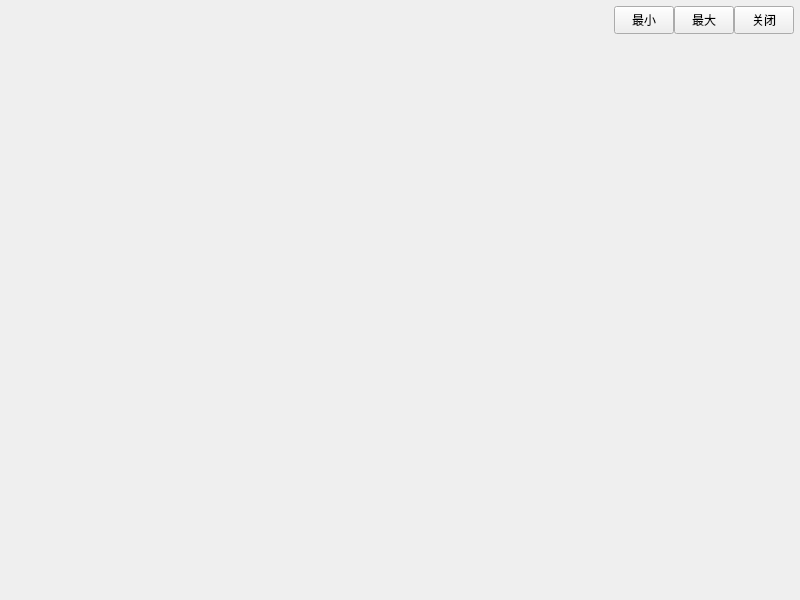
<?xml version="1.0" encoding="UTF-8"?>
<ui version="4.0">
 <class>Dialog</class>
 <widget class="FramelessDialog" name="Dialog">
  <property name="geometry">
   <rect>
    <x>0</x>
    <y>0</y>
    <width>800</width>
    <height>600</height>
   </rect>
  </property>
  <property name="windowTitle">
   <string>Dialog</string>
  </property>
  <layout class="QVBoxLayout" name="verticalLayout">
   <property name="spacing">
    <number>0</number>
   </property>
   <property name="leftMargin">
    <number>0</number>
   </property>
   <property name="topMargin">
    <number>0</number>
   </property>
   <property name="rightMargin">
    <number>0</number>
   </property>
   <property name="bottomMargin">
    <number>0</number>
   </property>
   <item>
    <widget class="QWidget" name="titleBar" native="true">
     <property name="sizePolicy">
      <sizepolicy hsizetype="Preferred" vsizetype="Fixed">
       <horstretch>0</horstretch>
       <verstretch>0</verstretch>
      </sizepolicy>
     </property>
     <property name="minimumSize">
      <size>
       <width>0</width>
       <height>40</height>
      </size>
     </property>
     <layout class="QHBoxLayout" name="horizontalLayout_2">
      <property name="spacing">
       <number>0</number>
      </property>
      <property name="topMargin">
       <number>0</number>
      </property>
      <property name="rightMargin">
       <number>6</number>
      </property>
      <property name="bottomMargin">
       <number>0</number>
      </property>
      <item>
       <widget class="QLabel" name="labTitle">
        <property name="sizePolicy">
         <sizepolicy hsizetype="Expanding" vsizetype="Expanding">
          <horstretch>0</horstretch>
          <verstretch>0</verstretch>
         </sizepolicy>
        </property>
       </widget>
      </item>
      <item>
       <widget class="QWidget" name="widgetMenu" native="true">
        <property name="sizePolicy">
         <sizepolicy hsizetype="Preferred" vsizetype="Fixed">
          <horstretch>0</horstretch>
          <verstretch>0</verstretch>
         </sizepolicy>
        </property>
        <property name="maximumSize">
         <size>
          <width>16777215</width>
          <height>28</height>
         </size>
        </property>
        <layout class="QHBoxLayout" name="horizontalLayout">
         <property name="spacing">
          <number>0</number>
         </property>
         <property name="leftMargin">
          <number>0</number>
         </property>
         <property name="topMargin">
          <number>0</number>
         </property>
         <property name="rightMargin">
          <number>0</number>
         </property>
         <property name="bottomMargin">
          <number>0</number>
         </property>
         <item>
          <widget class="QPushButton" name="btnMenu_Min">
           <property name="sizePolicy">
            <sizepolicy hsizetype="Minimum" vsizetype="Expanding">
             <horstretch>0</horstretch>
             <verstretch>0</verstretch>
            </sizepolicy>
           </property>
           <property name="minimumSize">
            <size>
             <width>60</width>
             <height>0</height>
            </size>
           </property>
           <property name="maximumSize">
            <size>
             <width>60</width>
             <height>16777215</height>
            </size>
           </property>
           <property name="cursor">
            <cursorShape>ArrowCursor</cursorShape>
           </property>
           <property name="focusPolicy">
            <enum>Qt::NoFocus</enum>
           </property>
           <property name="toolTip">
            <string>最小化</string>
           </property>
           <property name="text">
            <string>最小</string>
           </property>
          </widget>
         </item>
         <item>
          <widget class="QPushButton" name="btnMenu_Max">
           <property name="sizePolicy">
            <sizepolicy hsizetype="Minimum" vsizetype="Expanding">
             <horstretch>0</horstretch>
             <verstretch>0</verstretch>
            </sizepolicy>
           </property>
           <property name="minimumSize">
            <size>
             <width>60</width>
             <height>0</height>
            </size>
           </property>
           <property name="maximumSize">
            <size>
             <width>60</width>
             <height>16777215</height>
            </size>
           </property>
           <property name="focusPolicy">
            <enum>Qt::NoFocus</enum>
           </property>
           <property name="text">
            <string>最大</string>
           </property>
          </widget>
         </item>
         <item>
          <widget class="QPushButton" name="btnMenu_Close">
           <property name="sizePolicy">
            <sizepolicy hsizetype="Minimum" vsizetype="Expanding">
             <horstretch>0</horstretch>
             <verstretch>0</verstretch>
            </sizepolicy>
           </property>
           <property name="minimumSize">
            <size>
             <width>60</width>
             <height>0</height>
            </size>
           </property>
           <property name="maximumSize">
            <size>
             <width>60</width>
             <height>16777215</height>
            </size>
           </property>
           <property name="cursor">
            <cursorShape>ArrowCursor</cursorShape>
           </property>
           <property name="focusPolicy">
            <enum>Qt::NoFocus</enum>
           </property>
           <property name="toolTip">
            <string>关闭</string>
           </property>
           <property name="text">
            <string>关闭</string>
           </property>
          </widget>
         </item>
        </layout>
       </widget>
      </item>
     </layout>
    </widget>
   </item>
   <item>
    <widget class="QWidget" name="widgetMain" native="true">
     <property name="sizePolicy">
      <sizepolicy hsizetype="Preferred" vsizetype="Expanding">
       <horstretch>0</horstretch>
       <verstretch>0</verstretch>
      </sizepolicy>
     </property>
    </widget>
   </item>
  </layout>
 </widget>
 <customwidgets>
  <customwidget>
   <class>FramelessDialog</class>
   <extends>QWidget</extends>
   <header>framelessdialog.h</header>
   <container>1</container>
  </customwidget>
 </customwidgets>
 <resources/>
 <connections/>
</ui>
